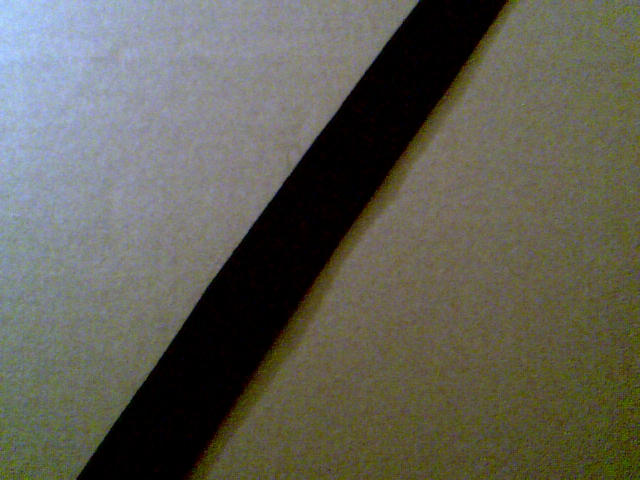
%> input picture matlab/extra/whBlkLinMin/diag3.jpg, 640 x 480 px
$ octave --eval "result = findMidImg(imread('diag3.jpg'));"   (GNU Octave 9; MATLAB toolbox functions it lacks are replaced by stand-ins)
%> lines starting %> are read from the running program, lines starting %| are printed output that depends on the picture; in (x1, y1, x2, y2) boxes, pixels count from 0 and x2, y2 are one past the last pixel; in counts of white or black regions, pixels touching at a corner belong together; the program's own positions count from 1
%------------------------------------------------------------------------------------------------
% Compute the middle element of a segment of black at last row
function mid = findMidImg(img);
    grayim = rgb2gray(img);
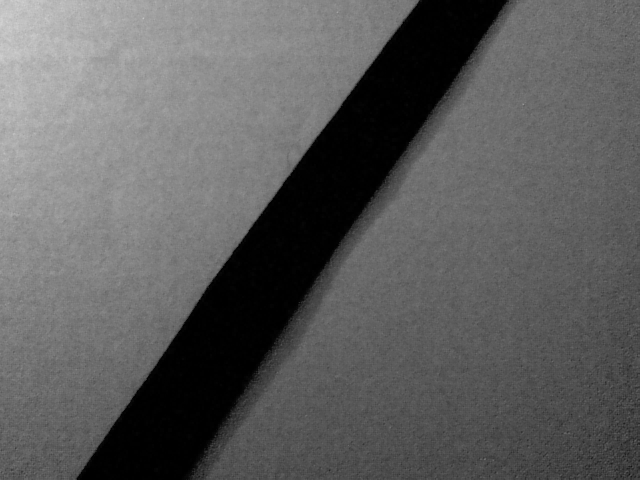
%> grayim: size 480x640 uint8; min 0, max 210, mean 94.2
    level = graythresh(grayim);
%> level = 0.231
    bwImg = im2bw(grayim,level);
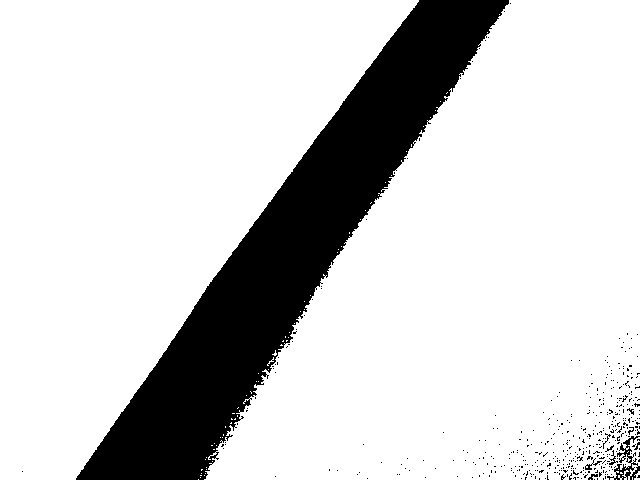
%> bwImg: size 480x640 logical; 82.6% white; 447 black regions (439 under 20 px), largest, box (x1, y1, x2, y2) and area: (76, 0, 509, 480) 51740, (607, 436, 640, 480) 437, (585, 458, 602, 470) 51
    v = [];
    [r c] = size(bwImg);
%> r = 480; c = 640
    for i = 1:c
        if bwImg(r,i) ==0, v = [v i]; end
    end
%> after the loop, v = 155 values from 77 to 634
    mid = mean(v);
%> mid = 222.1
end

$ run again, on matlab/extra/whBlkLinMin/blkLine.png
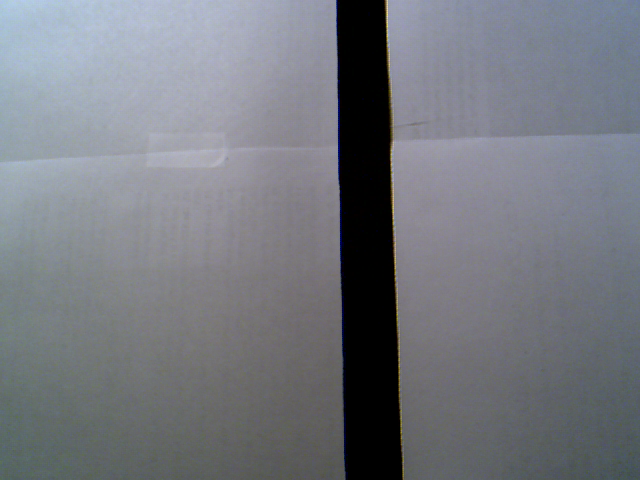
%> input picture matlab/extra/whBlkLinMin/blkLine.png, 640 x 480 px
%> in findMidImg, `grayim = rgb2gray(img);`:
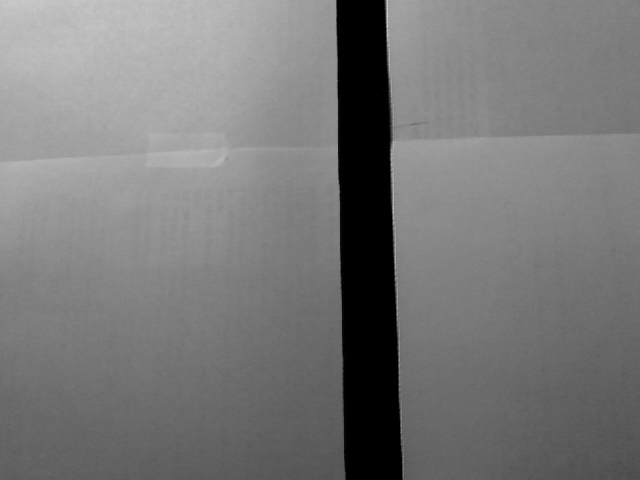
%> grayim: size 480x640 uint8; min 0, max 218, mean 120.2
%> level = 0.259
%> in findMidImg, `bwImg = im2bw(grayim,level);`:
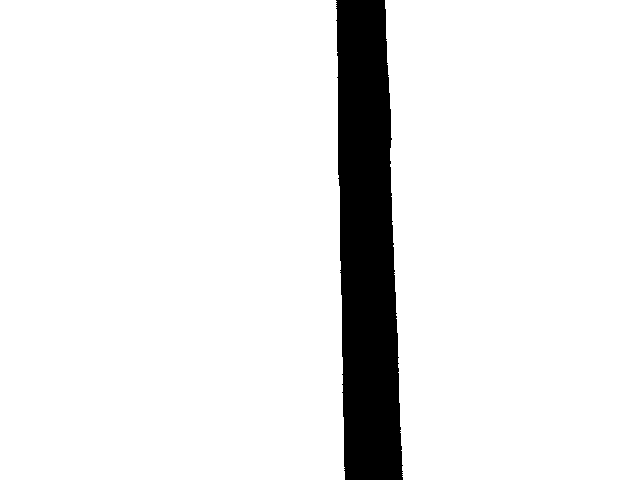
%> bwImg: size 480x640 logical; 91.6% white; 1 black region, box (x1, y1, x2, y2) and area: (336, 0, 403, 480) 25668
%> after the loop in findMidImg, `for i = 1:c`: v = 58 values from 346 to 403
%> mid = 374.5
